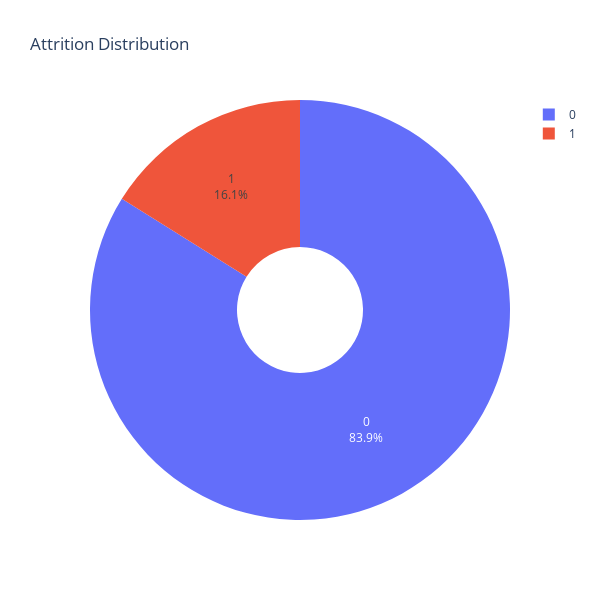

Source (notebook cell):
### Markdown cell above
### Attrition Distribution

### Code cell
# Create a pie chart for Attrition distribution
fig = px.pie(
    data, 
    names='Attrition', 
    title='Attrition Distribution', 
    labels={'Attrition':'Attrition (0 = No, 1 = Yes)'}, 
    hole=0.3
)

# Add count labels to the pie chart
fig.update_traces(textinfo='percent+label', textposition='inside')

# Ensure the chart is displayed in a square format
fig.update_layout(width=600, height=600)

fig.show()

### Figure 1 — Plotly figure (JSON) as saved in the notebook; plotly's stock layout.template omitted (floating-point values rounded to 4 significant figures; data arrays with more than 128 entries replaced by an {"elided": "..."} marker saying what was removed)
{"data": [{"domain": {"x": [0, 1], "y": [0, 1]}, "hole": 0.3, "hovertemplate": "Attrition (0 = No, 1 = Yes)=%{label}<extra></extra>", "labels": {"elided": "1470 int values"}, "legendgroup": "", "name": "", "showlegend": true, "textinfo": "percent+label", "textposition": "inside", "type": "pie"}], "layout": {"height": 600, "legend": {"tracegroupgap": 0}, "title": {"text": "Attrition Distribution"}, "width": 600}}
